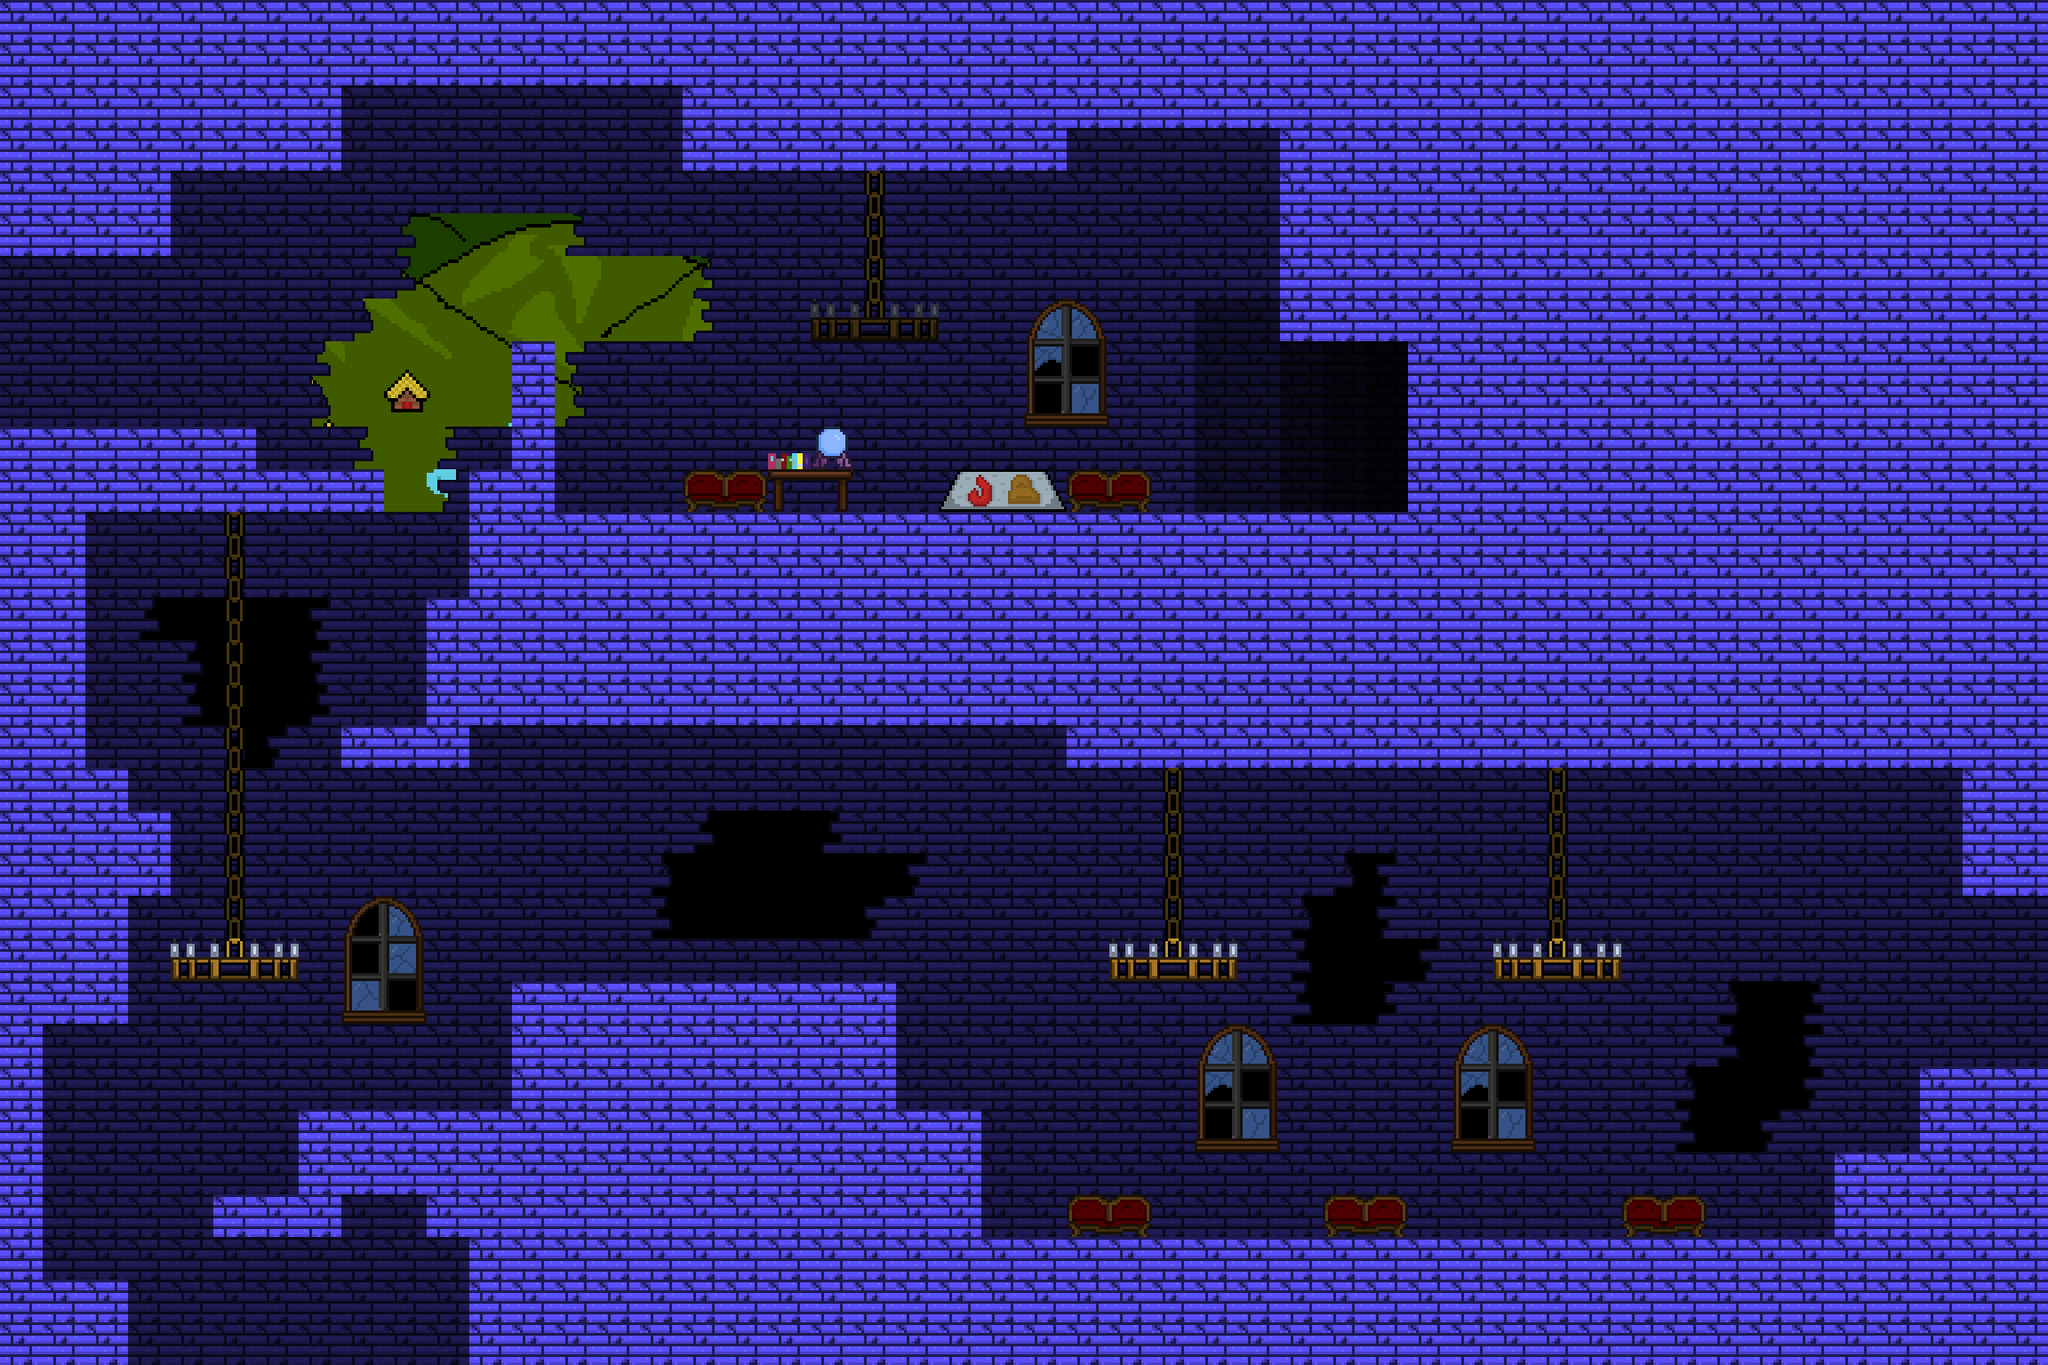

This game map was drawn from its Tiled (.tmx) file and the tilesets committed beside it. A one-line description and the trimmed map source follow:
An orthogonal 48x32 tile map with 48x48 px tiles, 2 tile layers (back_tiles, front), 2 tilesets, 3 image layers and 55 objects (8x HazardRockBlock, 4x SpawnPoint, 4x Portal, 2x EnemyArmorTrap, Checkpoint, ...).

<map version="1.11" tiledversion="1.11.0" orientation="orthogonal" renderorder="right-down" width="48" height="32" tilewidth="48" tileheight="48" infinite="0" nextlayerid="18" nextobjectid="99">
 <properties>
  <property name="music" type="int" value="2" />
 </properties>
 <tileset firstgid="1" name="tileset01" tilewidth="48" tileheight="48" tilecount="176" columns="16">
  <image source="tilesets/tileset01.png" width="768" height="528" />
 </tileset>
 <tileset firstgid="177" name="objects" tilewidth="48" tileheight="48" tilecount="64" columns="8">
  <image source="objects.png" width="384" height="384" />
 </tileset>
 <imagelayer id="10" name="Image Layer 3">
  <image source="Backgrounds/ground_back.png" width="1024" height="576" />
  <properties>
   <property name="depth" type="int" value="3000" />
   <property name="parallax_x" type="float" value="1" />
   <property name="parallax_y" type="float" value="1" />
   <property name="repeat_y" type="bool" value="true" />
  </properties>
 </imagelayer>
 <imagelayer id="8" name="Image Layer 1">
  <image source="Backgrounds/ground_far.png" width="1024" height="576" />
  <properties>
   <property name="depth" type="int" value="2900" />
   <property name="parallax_x" type="float" value="0.8" />
   <property name="parallax_y" type="float" value="0.8" />
   <property name="repeat_y" type="bool" value="false" />
  </properties>
 </imagelayer>
 <imagelayer id="9" name="Image Layer 2">
  <image source="Backgrounds/ground_front.png" width="1024" height="576" />
  <properties>
   <property name="depth" type="int" value="2800" />
   <property name="parallax_x" type="float" value="0.9" />
   <property name="parallax_y" type="float" value="0.9" />
   <property name="repeat_y" type="bool" value="false" />
  </properties>
 </imagelayer>
 <layer id="11" name="back_tiles" width="48" height="32">
  <properties>
   <property name="depth" type="int" value="1000" />
   <property name="tileset" type="int" value="0" />
  </properties>
  <data>[1536 cells, 1477 non-empty, 22 distinct tile ids]</data>
 </layer>
 <layer id="12" name="front" width="48" height="32">
  <properties>
   <property name="depth" type="int" value="900" />
   <property name="tileset" type="int" value="0" />
  </properties>
  <data>[1536 cells, 56 non-empty, 22 distinct tile ids]</data>
 </layer>
 <objectgroup color="#aa00ff" id="17" name="checkpoints">
  <object id="81" type="Checkpoint" x="624" y="192" width="192" height="384">
   <properties>
    <property name="room_id" type="int" value="17" />
    <property name="x" type="int" value="717" />
    <property name="y" type="int" value="529" />
   </properties>
  </object>
 </objectgroup>
 <objectgroup color="#ffaa00" id="16" name="spawnpoints">
  <object id="35" type="SpawnPoint" x="144" y="1440" width="48" height="48">
   <properties>
    <property name="id" type="int" value="0" />
   </properties>
  </object>
  <object id="37" type="SpawnPoint" x="2256" y="1008" width="48" height="48">
   <properties>
    <property name="id" type="int" value="1" />
   </properties>
  </object>
  <object id="53" type="SpawnPoint" x="1488" y="384" width="48" height="48">
   <properties>
    <property name="id" type="int" value="2" />
   </properties>
  </object>
  <object id="59" type="SpawnPoint" x="0" y="288" width="48" height="48">
   <properties>
    <property name="id" type="int" value="3" />
   </properties>
  </object>
 </objectgroup>
 <objectgroup id="14" name="objects">
  <properties>
   <property name="lore" type="int" value="0" />
   <property name="text" value="asd" />
  </properties>
  <object id="79" type="DemoEndObject" x="1056" y="384" width="144" height="144" />
  <object id="89" type="EnemyArmorTrap" x="1344" y="1296" width="48" height="72" />
  <object id="90" type="EnemyArmorTrap" x="1728" y="1296" width="48" height="72" />
  <object id="91" type="HazardRockBlock" x="144" y="288" width="48" height="48" />
  <object id="92" type="HazardRockBlock" x="96" y="288" width="48" height="48" />
  <object id="93" type="HazardRockBlock" x="96" y="336" width="48" height="48" />
  <object id="94" type="HazardRockBlock" x="144" y="336" width="48" height="48" />
  <object id="95" type="HazardRockBlock" x="144" y="384" width="48" height="48" />
  <object id="96" type="HazardRockBlock" x="96" y="384" width="48" height="48" />
  <object id="97" type="HazardRockBlock" x="96" y="432" width="48" height="48" />
  <object id="98" type="HazardRockBlock" x="144" y="432" width="48" height="48" />
 </objectgroup>
 <objectgroup color="#0000ff" id="13" name="walls">
  <properties>
   <property name="isWallLayer" type="bool" value="true" />
  </properties>
  <object id="3" x="0" y="864" width="144" height="288" />
  <object id="5" x="48" y="1440" width="96" height="192" />
  <object id="8" x="0" y="0" width="1536" height="96" />
  <object id="9" x="1440" y="96" width="96" height="288" />
  <object id="11" x="480" y="768" width="720" height="48" />
  <object id="12" x="1200" y="96" width="240" height="48" />
  <object id="13" x="0" y="480" width="96" height="384" />
  <object id="14" x="192" y="96" width="192" height="96" />
  <object id="15" x="528" y="1344" width="48" height="288" />
  <object id="17" x="1248" y="1056" width="144" height="48" />
  <object id="22" x="1200" y="720" width="1104" height="144" />
  <object id="23" x="2208" y="864" width="96" height="144" />
  <object id="24" x="0" y="96" width="192" height="192" />
  <object id="25" x="2064" y="1296" width="240" height="96" />
  <object id="26" x="0" y="1152" width="48" height="384" />
  <object id="27" x="144" y="912" width="48" height="96" />
  <object id="28" x="384" y="816" width="144" height="48" />
  <object id="29" x="1104" y="1392" width="1200" height="144" />
  <object id="30" x="576" y="1104" width="432" height="432" />
  <object id="31" x="1008" y="1248" width="96" height="288" />
  <object id="33" x="2160" y="1200" width="144" height="96" />
  <object id="34" x="96" y="480" width="192" height="96" />
  <object id="39" x="768" y="96" width="432" height="96" />
  <object id="40" x="192" y="1056" width="144" height="48" />
  <object id="42" x="672" y="576" width="864" height="192" />
  <object id="43" x="336" y="1248" width="240" height="96" />
  <object id="44" x="240" y="1344" width="144" height="48" />
  <object id="51" x="480" y="1344" width="48" height="48" />
  <object id="54" x="1680" y="1056" width="144" height="48" />
  <object id="60" x="288" y="528" width="144" height="48" />
  <object id="78" x="1056" y="528" width="144" height="48" />
  <object id="84" x="480" y="672" width="144" height="96" />
  <object id="85" x="528" y="528" width="96" height="144" />
  <object id="86" x="576" y="384" width="48" height="144" />
  <object id="87" x="624" y="576" width="48" height="192" />
 </objectgroup>
 <objectgroup color="#00ff00" id="15" name="doors">
  <object id="19" type="Portal" x="144" y="1584" width="384" height="48">
   <properties>
    <property name="horizontal" type="bool" value="true" />
    <property name="id_point" type="int" value="2" />
    <property name="id_room" type="int" value="14" />
   </properties>
  </object>
  <object id="46" type="Portal" x="2352" y="1008" width="48" height="192">
   <properties>
    <property name="horizontal" type="bool" value="false" />
    <property name="id_point" type="int" value="0" />
    <property name="id_room" type="int" value="38" />
   </properties>
  </object>
  <object id="52" type="Portal" x="1584" y="384" width="48" height="192">
   <properties>
    <property name="horizontal" type="bool" value="false" />
    <property name="id_point" type="int" value="0" />
    <property name="id_room" type="int" value="18" />
   </properties>
  </object>
  </objectgroup>
</map>
<!-- 1 of 55 objects omitted -->
